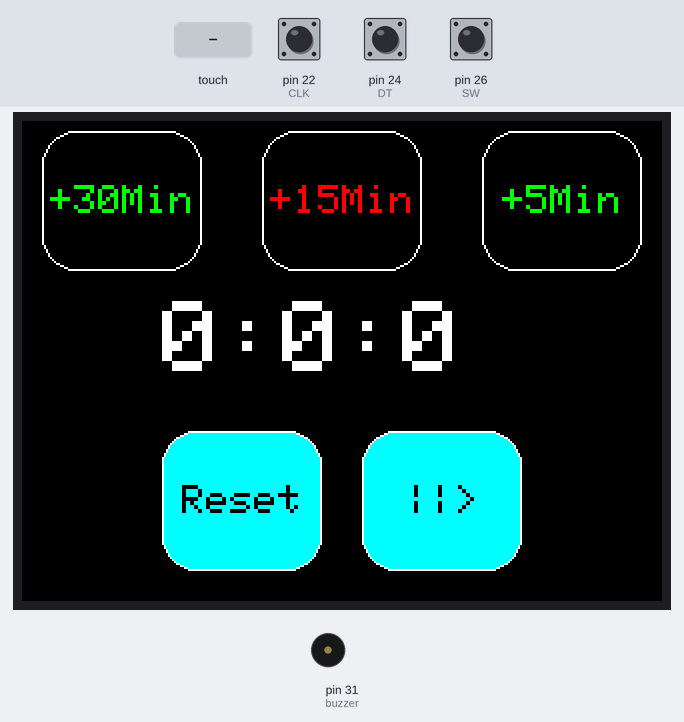
A sketch run on a simulated Arduino Mega 2560, built with avr-gcc and run on an emulated ATmega2560. Shown: 320×240 colour display, buzzer (waves = sounding, pin HIGH). Inputs (shaded band) come from the test bench; at power-on: pin 22 (CLK) HIGH, pin 24 (DT) HIGH, pin 26 (SW) HIGH. Pins used as bus, display or sensor lines are not drawn; what the sketch prints to the serial monitor is not drawn.

Above: at 1.4 s.
1.5 s: touch panel pressed at 87 % / 30 % of its raw x / y range
At 2.6 s:
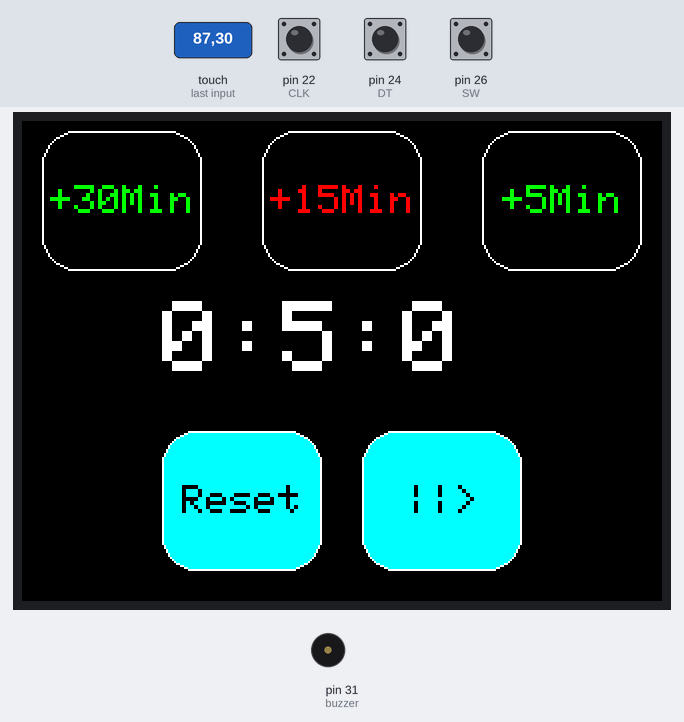
3.0 s: touch panel pressed at 38 % / 50 % of its raw x / y range
At 4.8 s:
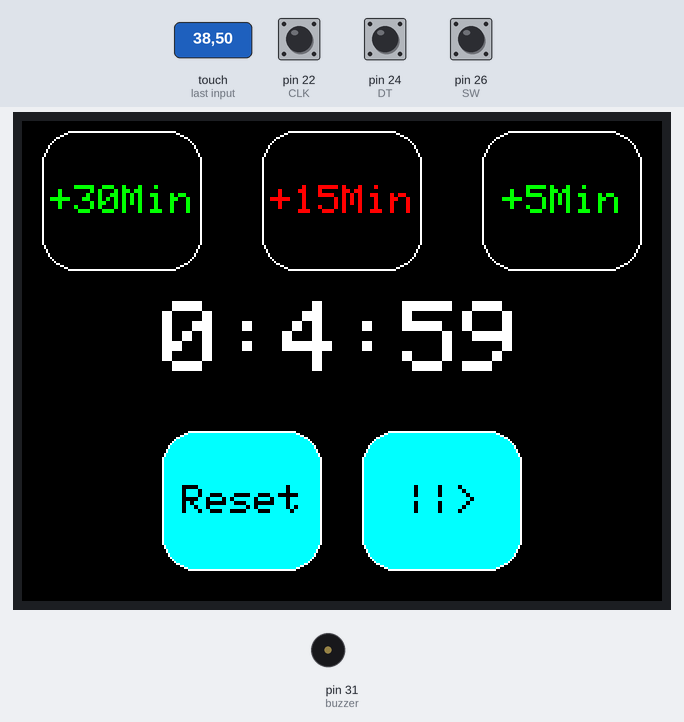
6.0 s: touch panel pressed at 87 % / 50 % of its raw x / y range
At 6.5 s:
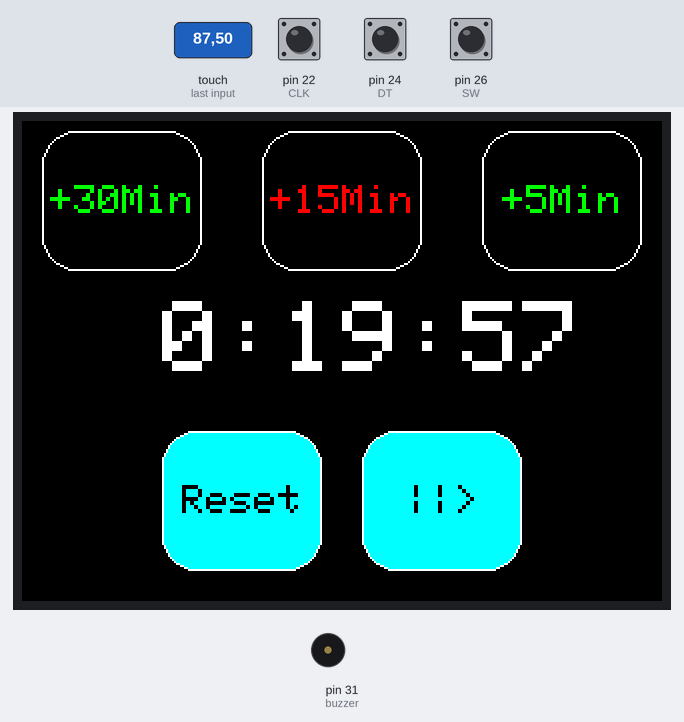
9.0 s: touch panel pressed at 38 % / 70 % of its raw x / y range
At 9.5 s:
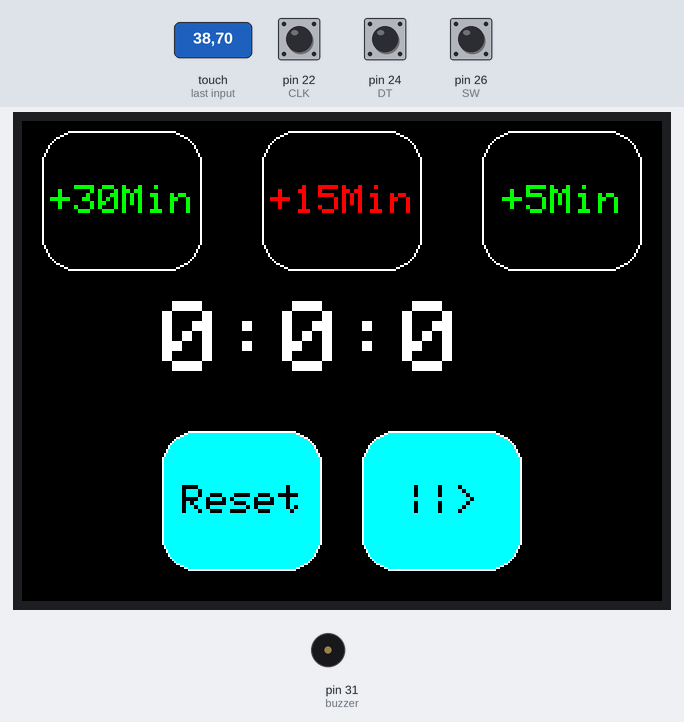
Timing chart, 0 to 11.5 s (numbered marks = the images above; inputs shaded):
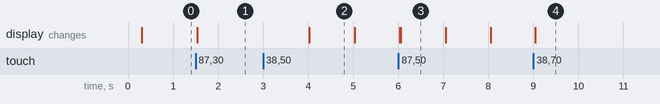

The sketch:

tft_timerproject_v2.ino
```cpp
#if 1

#include <Adafruit_GFX.h>
#include <MCUFRIEND_kbv.h>
MCUFRIEND_kbv tft;
#include <TouchScreen.h>
#define MinPRESSURE 200
#define MAXPRESSURE 1000

#define CLK 22
#define DT 24
#define SW 26


const int XP=7,XM=A1,YP=A2,YM=6; //240x320 ID=0x1526
const int TS_LEFT=908,TS_RT=208,TS_TOP=929,TS_BOT=193; //re-calibrated for the screen at hand
const int buzzer = 31;
TouchScreen ts = TouchScreen(XP, YP, XM, YM, 300);

Adafruit_GFX_Button start_btn, reset_btn, fifteen_btn, five_btn, thirty_btn;

int pixel_x, pixel_y;     //Touch_getXY() updates global vars
bool Touch_getXY(void)
{
    TSPoint p = ts.getPoint();
    pinMode(YP, OUTPUT);      //restore shared pins
    pinMode(XM, OUTPUT);
    digitalWrite(YP, HIGH);   //because TFT control pins
    digitalWrite(XM, HIGH);
    bool pressed = (p.z > MinPRESSURE && p.z < MAXPRESSURE);
    if (pressed) {
         pixel_x = map(p.y, TS_LEFT, TS_RT, 0, 320); // Specifying screen layout and creating a map
         pixel_y = map(p.x, TS_TOP, TS_BOT, 0, 240);
    }
    return pressed;
}

int hrs = 0;
int Min = 0;
int sec = 0;
bool countdown = false;
int counter = 0;
int currentStateCLK;
int lastStateCLK;
String currentDir ="";
unsigned long lastButtonPress = 0;


#define BLACK   0x0000
#define BLUE    0x001F
#define RED     0xF800
#define GREEN   0x07E0
#define CYAN    0x07FF
#define MAGENTA 0xF81F
#define YELLOW  0xFFE0
#define WHITE   0xFFFF

unsigned long startMillis;  //Start value on millis (internal clock that sarts upon power on)
unsigned long currentMillis; // current value since start
unsigned long benchMillis;

void setup() {


  // Set up section for program to run:
 // uint16_t ID = tft.readID();
    // Note the format for setting a serial port is as follows: Serial2.begin(baud-rate, protocol, RX pin, TX pin);
  Serial.begin(115200);
  //Serial1.begin(9600, SERIAL_8N1, RXD2, TXD2);
  Serial3.begin(115200);

  tft.begin(0x9341);
  tft.fillScreen(BLACK);
  tft.setRotation(3);
  start_btn.initButton(&tft,  210, 190 , 80, 70, WHITE, CYAN, BLACK, "||>", 2);
  reset_btn.initButton(&tft, 110 , 190 , 80, 70, WHITE, CYAN, BLACK, "Reset", 2);
  start_btn.drawButton(false);
  reset_btn.drawButton(false);

  five_btn.initButton(&tft, 270, 40, 80, 70, WHITE, BLACK, GREEN, "+5Min", 2);
  fifteen_btn.initButton(&tft,  160, 40, 80, 70, WHITE, BLACK, RED, "+15Min", 2);
  fifteen_btn.drawButton(false);
  five_btn.drawButton(false);

  thirty_btn.initButton(&tft, 50, 40, 80, 70, WHITE, BLACK, GREEN, "+30Min", 2);
  thirty_btn.drawButton(false);


  pinMode(CLK,INPUT);
  pinMode(DT,INPUT);
  pinMode(SW, INPUT_PULLUP);

  // Read the initial state of CLK
  lastStateCLK = digitalRead(CLK);
  pinMode(buzzer, OUTPUT);
}

void loop(void)
{
    bool down = Touch_getXY();
    start_btn.press(down && start_btn.contains(pixel_x, pixel_y));
    reset_btn.press(down && reset_btn.contains(pixel_x, pixel_y));
    five_btn.press(down && five_btn.contains(pixel_x, pixel_y));
    fifteen_btn.press(down && fifteen_btn.contains(pixel_x, pixel_y));
    thirty_btn.press(down && thirty_btn.contains(pixel_x, pixel_y));

    if (start_btn.justPressed() && countdown == true) {
        start_btn.drawButton(true);
        startMillis = millis();
        countdown = false;
        start_btn.drawButton(false);
    } else if (start_btn.justPressed() && countdown == false) {
        start_btn.drawButton(true);
        startMillis = millis();
        countdown = true;
        start_btn.drawButton(false);
    }

    if (reset_btn.justPressed()) {
        reset_btn.drawButton(true);
        startMillis = millis();
        tft.fillRect(70, 90, 210, 50, BLACK);
        sec = 0;
        Min = 0;
        hrs = 0;
        countdown = false;
        reset_btn.drawButton(false);
    }

    if (five_btn.justPressed()) { // button for adding 5 Min
        five_btn.drawButton(true);
        tft.fillRect(70, 90, 210, 50, BLACK);
        Min = Min + 5;
        if (Min >= 60) {
          hrs = hrs + 1;
          Min = Min - 60;
        }
        five_btn.drawButton(false);
     }

     if (fifteen_btn.justPressed()) { // button for adding 15 Min
        fifteen_btn.drawButton(true);
        tft.fillRect(70, 90, 210, 50, BLACK);
        Min = Min + 15;
        if (Min >= 60) {
          hrs = hrs + 1;
          Min = Min - 60;
        }
        fifteen_btn.drawButton(false);
     }

     if (thirty_btn.justPressed()) { // button for adding 30 Min
        thirty_btn.drawButton(true);
        tft.fillRect(70, 90, 210, 50, BLACK);
        Min = Min + 30;
        if (Min >= 60) {
          hrs = hrs + 1;
          Min = Min - 60;
        }
        thirty_btn.drawButton(false);
     }

     lastStateCLK = currentStateCLK;

     // Read the button state
      int btnState = digitalRead(SW);

      //If we detect LOW signal, button is pressed
      if (btnState == LOW) {

        //if 100ms have passed since last LOW pulse, it means that the
        //button has been pressed, released and pressed again
        //if value is lower (50ms) the button and loop registers 2 clicks...
        if (millis() - lastButtonPress > 100) {
          countdown = !countdown;
        }

        // Remember last button press event
        lastButtonPress = millis();
      }
      if (Min == 0 && hrs == 0 && sec == 0) { //stop statement for timer
           countdown = false;
      }

      // Put in a slight delay to help debounce the reading
      delay(1);

    currentStateCLK = digitalRead(CLK);

      // If last and current state of CLK are different, then pulse occurred
      // React to only 1 state change to avoid double count
      if (currentStateCLK != lastStateCLK  && currentStateCLK == 1){

        // If the DT state is different than the CLK state then
        // the encoder is rotating CCW so decrement
        if (digitalRead(DT) != currentStateCLK) {
          counter ++;
          currentDir ="CW";
        } else {
          // Encoder is rotating CW so increment
          counter --;
          currentDir ="CCW";
        }

        Serial.print("Direction: ");
        Serial.print(currentDir);
        Serial.print(" | Counter: ");
        Serial.println(counter);

        if (currentDir == "CW") {
          tft.fillRect(70, 90, 210, 50, BLACK);
          if (sec+10 < 60) {
                sec = sec + 10;
            } else if ( sec + 10 >= 60) {
                Min = Min + 1;
                if (Min >= 60) {
                  hrs = hrs + 1;
                  Min = Min - 60;
                }
                sec = sec + 10 - 60;
             }
        }

       if (currentDir == "CCW") {
          tft.fillRect(70, 90, 210, 50, BLACK);
          if(sec-10 < 0 && Min == 0 && hrs == 0) {
                sec = 0;
             }else if (sec-10 >= 0) {
                sec = sec - 10;
            } else if ( sec - 10 < 0) {
                Min = Min - 1;
                sec = sec  - 10 + 60;
                if (Min < 0) {
                  hrs = hrs - 1;
                  Min = Min + 60;
                }
             }
          }
      }

      if (sec >= 0 && countdown == true) {
          currentMillis = millis();
          if (currentMillis-startMillis >= 1000) { //sampel time for update rate
              sec = sec -1;
              if (sec < 0) {
                  Min = Min - 1;
                  sec = sec + 60;
                  if (Min < 0) {
                      hrs = hrs - 1;
                      Min = Min + 60;
                  }
              }

              if (Min == 0 && hrs == 0 && sec == 0) { //stop statement for timer
                  countdown = false;
                  tft.fillRect(70, 90, 210, 50, BLACK); //print animation for timer being done
                  tft.setCursor(70, 90);
                  tft.setTextSize(6);
                  tft.setTextColor(GREEN);
                  tft.print("DONE");
                  tone(buzzer, 1000); // Send 1KHz sound signal...
                  delay(500);        // ...for .5 sec
                  noTone(buzzer);     // Stop sound...
                  delay(500);
                  tone(buzzer, 1000); // Send 1KHz sound signal...
                  delay(500);        // ...for .5 sec
                  noTone(buzzer);     // Stop sound...
                  delay(500);
                  tone(buzzer, 1000); // Send 1KHz sound signal...
                  delay(500);        // ...for .5 sec
                  noTone(buzzer);     // Stop sound...
              }
              tft.fillRect(70, 90, 210, 50, BLACK);
              tft.setCursor(70, 90);
              tft.setTextSize(5);
              tft.setTextColor(WHITE);
              tft.print(String(hrs) + ":" + String(Min) + ":" + String(sec));
              startMillis = currentMillis;
          }
      }

      tft.setCursor(70, 90);
      tft.setTextSize(5);
      tft.setTextColor(WHITE);
      tft.print(String(hrs) + ":" + (Min) + ":" + String(sec));

      if (Serial3.available()>0) {
          Serial3.write(sec);
          while(Serial3.available() <= 0)
          {}
          Serial3.write(Min);
          while(Serial3.available() <= 0)
          {}
          Serial3.write(hrs);
      }
}
#endif
```

Measured:
- after the input at 1.5 s, the display: first changes at once (image 1 shows a later state)
- after the input at 3.0 s, the display: changes after 1.0 s (image 2)
- after the input at 6.0 s, the display: first changes at once (image 3 shows a later state)
- after the input at 9.0 s, the display: first changes at once (image 4 shows a later state)
- what the display in image 2 shows lasts 1.0 s, from 4.0 s to 5.0 s
